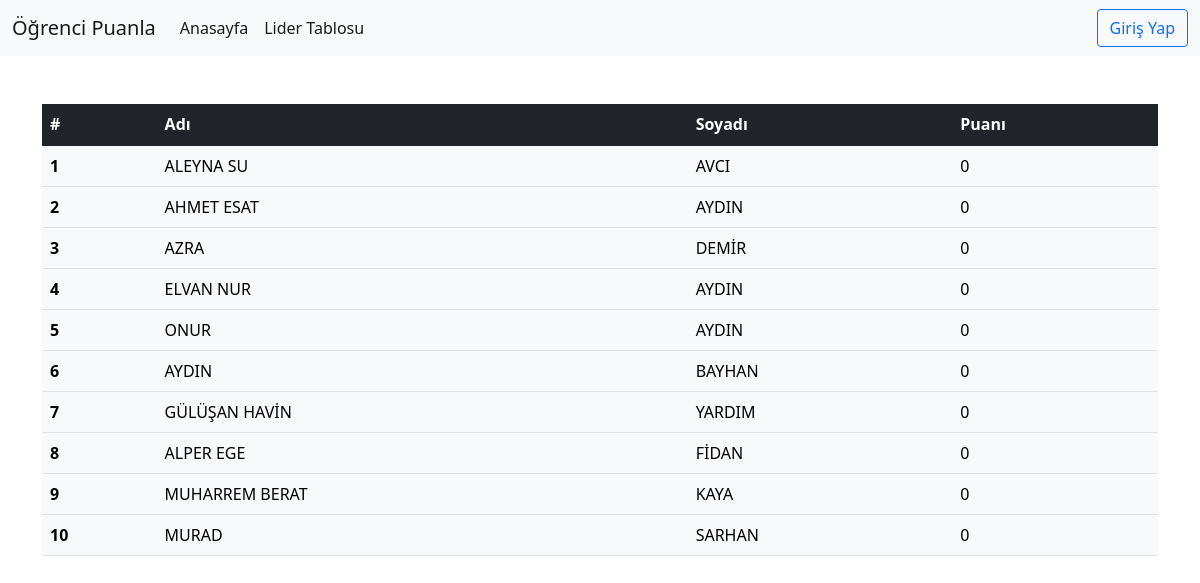
The app's page /leaderboard with its own data.
### proje.py (models this page shows)
class student(db.Model):
    id = db.Column(db.Integer, primary_key=True)
    firstname = db.Column(db.String)
    lastname = db.Column(db.String)
    point = db.Column(db.Integer)

### proje.py (the view)
@app.route("/leaderboard", methods=["GET"])
def leaderboard():
    ogrenci = student.query.order_by(student.point.desc()).limit(10)
    return render_template("leaderboard.html",ogrenci=ogrenci)

### templates/leaderboard.html
{% extends 'layout.html' %}
{% block body %}
<div class="mt-5">
    <table class="table table-hover">
        <thead>
          <tr class="table-dark">
            <th scope="col">#</th>
            <th scope="col">Adı</th>
            <th scope="col">Soyadı</th>
            <th scope="col">Puanı</th>
          </tr>
        </thead>
        <tbody>
            {% for i in ogrenci %}
            <tr>
                <th class="table-light" scope="row">{{i.id}}</th>
                <td class="table-light" >{{i.firstname}}</td>
                <td class="table-light" >{{i.lastname}}</td>
                <td class="table-light" >{{i.point}}</td>
              </tr>
            {% endfor %}
        </tbody>
      </table>
</div>
{% endblock body %}

### records on screen
student: id "1", firstname "ALEYNA SU", lastname "AVCI", point "0"
student: id "2", firstname "AHMET ESAT", lastname "AYDIN", point "0"
student: id "3", firstname "AZRA", lastname "DEMİR", point "0"
student: id "4", firstname "ELVAN NUR", lastname "AYDIN", point "0"
student: id "5", firstname "ONUR", lastname "AYDIN", point "0"
student: id "6", firstname "AYDIN", lastname "BAYHAN", point "0"
student: id "7", firstname "GÜLÜŞAN HAVİN", lastname "YARDIM", point "0"
student: id "8", firstname "ALPER EGE", lastname "FİDAN", point "0"
student: id "9", firstname "MUHARREM BERAT", lastname "KAYA", point "0"
student: id "10", firstname "MURAD", lastname "SARHAN", point "0"
